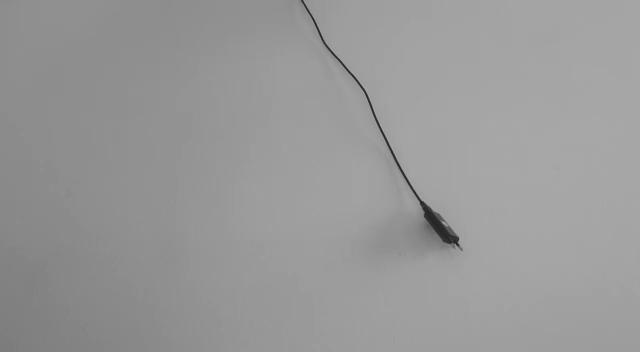
#> input picture TrabalhoFinal/fundo_branco_pt/scene00014.png, 640 x 352 px, found by its file name; its folder holds only this picture in this run
$ python rastreio.py
#> lines starting #> are read from the running program, lines starting #| are printed output that depends on the picture
from PIL import Image
from pathlib import Path
import os
import cv2 as cv
import numpy as np
from matplotlib import pyplot as plt

'''
file_directory = Path("fundo_branco/")

for current_file in file_directory.iterdir():
    if current_file.is_file():
        with open(current_file, 'r') as data_file:
            image = Image.open("fundo_branco/" + os.path.basename(current_file))
            # Gray
            image = image.convert('L')
            image.save("fundo_branco_pt/" + os.path.basename(current_file))

file_directory = Path("fundo_vermelho/")

for current_file in file_directory.iterdir():
    if current_file.is_file():
        with open(current_file, 'r') as data_file:
            image = Image.open("fundo_vermelho/" + os.path.basename(current_file))
            # Gray
            image = image.convert('L')
            image.save("fundo_vermelho_pt/" + os.path.basename(current_file))

## melhor metodo: cv.TM_SQDIFF, cv.TM_SQDIFF_NORMED
file_directory = Path("fundo_vermelho_pt/")

for current_file in file_directory.iterdir():
    if current_file.is_file():
        with open(current_file, 'r') as data_file:
            img = cv.imread("fundo_vermelho_pt/" + os.path.basename(current_file),0)
            img2 = img.copy()
            template = cv.imread('vermelhoTemplate.png',0)
            w, h = template.shape[::-1]
            # All the 6 methods for comparison in a list
            methods = ['cv.TM_CCOEFF', 'cv.TM_CCOEFF_NORMED', 'cv.TM_CCORR',
                        'cv.TM_CCORR_NORMED', 'cv.TM_SQDIFF', 'cv.TM_SQDIFF_NORMED']
            for meth in methods:
                img = img2.copy()
                method = eval(meth)
                # Apply template Matching
                res = cv.matchTemplate(img,template,method)
                min_val, max_val, min_loc, max_loc = cv.minMaxLoc(res)
                # If the method is TM_SQDIFF or TM_SQDIFF_NORMED, take minimum
                if method in [cv.TM_SQDIFF, cv.TM_SQDIFF_NORMED]:
                    top_left = min_loc
                else:
                    top_left = max_loc
                bottom_right = (top_left[0] + w, top_left[1] + h)
                cv.rectangle(img,top_left, bottom_right, 255, 2)
                plt.subplot(121),plt.imshow(res,cmap = 'gray')
                plt.title('Matching Result'), plt.xticks([]), plt.yticks([])
                plt.subplot(122),plt.imshow(img,cmap = 'gray')
                plt.title('Detected Point'), plt.xticks([]), plt.yticks([])
                plt.suptitle(meth)
                plt.show()

'''

## melhor metodo:
file_directory = Path("fundo_branco_pt/")

for current_file in file_directory.iterdir():
    if current_file.is_file():
        with open(current_file, 'r') as data_file:
            img = cv.imread("fundo_branco_pt/" + os.path.basename(current_file),0)
#> img is the input picture: shape (352, 640); min 32, max 172, mean 152.7
            img2 = img.copy()
            template = cv.imread('brancoTemplate.png',0)
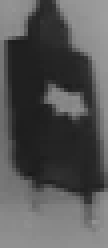
#> input picture TrabalhoFinal/brancoTemplate.png, 27 x 62 px, found by its file name (shown 4 times larger)
#> template is the input picture: shape (62, 27); min 26, max 157, mean 85.3
            w, h = template.shape[::-1]
#> w = 27; h = 62
            # All the 6 methods for comparison in a list
            methods = ['cv.TM_CCOEFF', 'cv.TM_CCOEFF_NORMED', 'cv.TM_CCORR',
                        'cv.TM_CCORR_NORMED', 'cv.TM_SQDIFF', 'cv.TM_SQDIFF_NORMED']
            for meth in methods:
                img = img2.copy()
                method = eval(meth)
                # Apply template Matching
                res = cv.matchTemplate(img,template,method)
                min_val, max_val, min_loc, max_loc = cv.minMaxLoc(res)
                # If the method is TM_SQDIFF or TM_SQDIFF_NORMED, take minimum
                if method in [cv.TM_SQDIFF, cv.TM_SQDIFF_NORMED]:
                    top_left = min_loc
                else:
                    top_left = max_loc
                bottom_right = (top_left[0] + w, top_left[1] + h)
                cv.rectangle(img,top_left, bottom_right, 255, 2)
                plt.subplot(121),plt.imshow(res,cmap = 'gray')
                plt.title('Matching Result'), plt.xticks([]), plt.yticks([])
                plt.subplot(122),plt.imshow(img,cmap = 'gray')
                plt.title('Detected Point'), plt.xticks([]), plt.yticks([])
                plt.suptitle(meth)
                plt.show()
#> this loop made 6 passes
#> (min_val, max_val, min_loc, top_left, bottom_right) on passes 1 to 4: (-1372176.8, 1980759, (425, 167), (429, 199), (456, 261)), (-0.672, 0.646, (350, 157), (328, 90), (355, 152)), (17493772, 23825486, (427, 180), (541, 128), (568, 190)), (0.778, 0.918, (432, 179), (429, 199), (456, 261))
#> (min_val, max_val, max_loc, top_left, bottom_right) on passes 5 to 6: (4768194, 14883786, (424, 161), (423, 196), (450, 258)), (0.235, 0.609, (425, 166), (425, 197), (452, 259))
#> pass 1, `res = cv.matchTemplate(img,template,method)`:
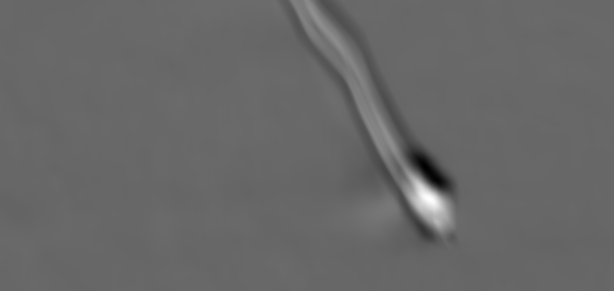
#> res: shape (291, 614) float32; min -1372176.8, max 1980759, mean -900; drawn with min black and max white
#> pass 1, `plt.show()`:
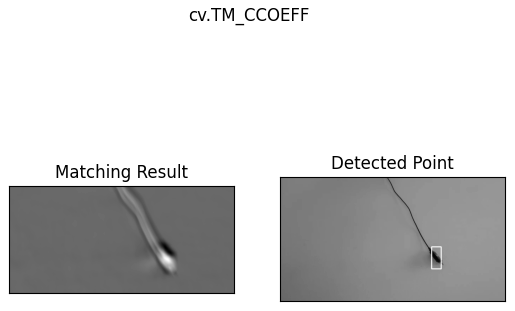
#> figure drawn by matplotlib, 2 panels
#> pass 2, `res = cv.matchTemplate(img,template,method)`:
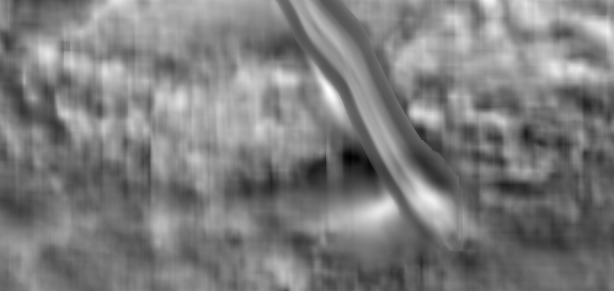
#> res: shape (291, 614) float32; min -0.672, max 0.646, mean -0.0234; drawn with min black and max white
#> pass 2, `plt.show()`:
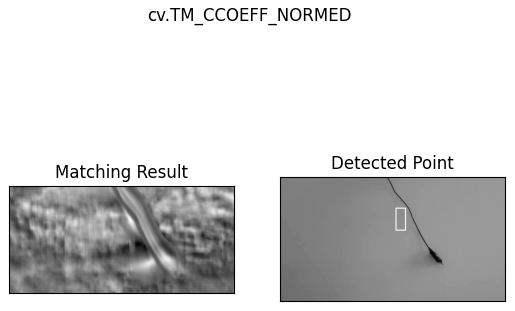
#> figure drawn by matplotlib, 2 panels
#> pass 3, `res = cv.matchTemplate(img,template,method)`:
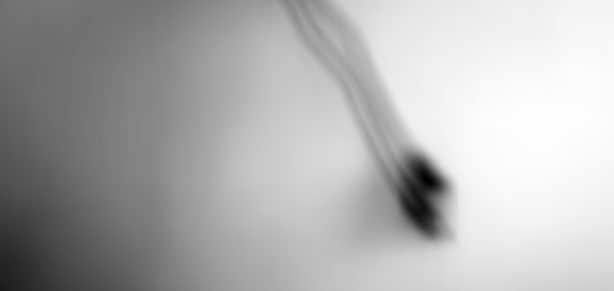
#> res: shape (291, 614) float32; min 17493772, max 23825486, mean 21878274; drawn with min black and max white
#> after the loop:
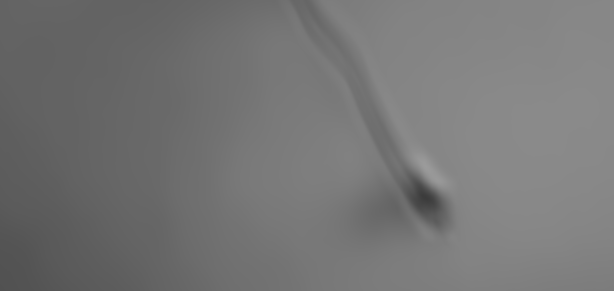
#> res: shape (291, 614) float32; min 0.235, max 0.609, mean 0.461
